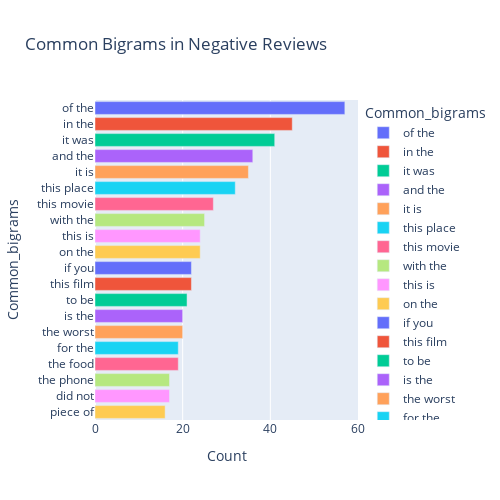

The notebook cell saved with this chart:
### Markdown cell above
### Negative review exploration

### Code cell
# Get the most common bigrams in negative reviews
most_common_bigrams = get_top_text_ngrams(train_df[train_df['is_positive_sentiment'] == 0]['text'], 20, 2)
most_common_bigrams = dict(most_common_bigrams)

# Create a DataFrame to store the common bigrams
temp = pd.DataFrame(columns=["Common_bigrams", 'Count'])
temp["Common_bigrams"] = list(most_common_bigrams.keys())
temp["Count"] = list(most_common_bigrams.values())

# Create a bar plot using Plotly Express
fig = px.bar(temp, x="Count", y="Common_bigrams", title='Common Bigrams in Negative Reviews',
             orientation='h', width=500, height=500, color='Common_bigrams')

fig.show()

### Figure 1 — Plotly figure (JSON) as saved in the notebook; plotly's stock layout.template omitted (floating-point values rounded to 4 significant figures)
{"data": [{"alignmentgroup": "True", "hovertemplate": "Common_bigrams=%{y}<br>Count=%{x}<extra></extra>", "legendgroup": "of the", "marker": {"color": "#636efa", "pattern": {"shape": ""}}, "name": "of the", "offsetgroup": "of the", "orientation": "h", "showlegend": true, "textposition": "auto", "type": "bar", "x": [57], "xaxis": "x", "y": ["of the"], "yaxis": "y"}, {"alignmentgroup": "True", "hovertemplate": "Common_bigrams=%{y}<br>Count=%{x}<extra></extra>", "legendgroup": "in the", "marker": {"color": "#EF553B", "pattern": {"shape": ""}}, "name": "in the", "offsetgroup": "in the", "orientation": "h", "showlegend": true, "textposition": "auto", "type": "bar", "x": [45], "xaxis": "x", "y": ["in the"], "yaxis": "y"}, {"alignmentgroup": "True", "hovertemplate": "Common_bigrams=%{y}<br>Count=%{x}<extra></extra>", "legendgroup": "it was", "marker": {"color": "#00cc96", "pattern": {"shape": ""}}, "name": "it was", "offsetgroup": "it was", "orientation": "h", "showlegend": true, "textposition": "auto", "type": "bar", "x": [41], "xaxis": "x", "y": ["it was"], "yaxis": "y"}, {"alignmentgroup": "True", "hovertemplate": "Common_bigrams=%{y}<br>Count=%{x}<extra></extra>", "legendgroup": "and the", "marker": {"color": "#ab63fa", "pattern": {"shape": ""}}, "name": "and the", "offsetgroup": "and the", "orientation": "h", "showlegend": true, "textposition": "auto", "type": "bar", "x": [36], "xaxis": "x", "y": ["and the"], "yaxis": "y"}, {"alignmentgroup": "True", "hovertemplate": "Common_bigrams=%{y}<br>Count=%{x}<extra></extra>", "legendgroup": "it is", "marker": {"color": "#FFA15A", "pattern": {"shape": ""}}, "name": "it is", "offsetgroup": "it is", "orientation": "h", "showlegend": true, "textposition": "auto", "type": "bar", "x": [35], "xaxis": "x", "y": ["it is"], "yaxis": "y"}, {"alignmentgroup": "True", "hovertemplate": "Common_bigrams=%{y}<br>Count=%{x}<extra></extra>", "legendgroup": "this place", "marker": {"color": "#19d3f3", "pattern": {"shape": ""}}, "name": "this place", "offsetgroup": "this place", "orientation": "h", "showlegend": true, "textposition": "auto", "type": "bar", "x": [32], "xaxis": "x", "y": ["this place"], "yaxis": "y"}, {"alignmentgroup": "True", "hovertemplate": "Common_bigrams=%{y}<br>Count=%{x}<extra></extra>", "legendgroup": "this movie", "marker": {"color": "#FF6692", "pattern": {"shape": ""}}, "name": "this movie", "offsetgroup": "this movie", "orientation": "h", "showlegend": true, "textposition": "auto", "type": "bar", "x": [27], "xaxis": "x", "y": ["this movie"], "yaxis": "y"}, {"alignmentgroup": "True", "hovertemplate": "Common_bigrams=%{y}<br>Count=%{x}<extra></extra>", "legendgroup": "with the", "marker": {"color": "#B6E880", "pattern": {"shape": ""}}, "name": "with the", "offsetgroup": "with the", "orientation": "h", "showlegend": true, "textposition": "auto", "type": "bar", "x": [25], "xaxis": "x", "y": ["with the"], "yaxis": "y"}, {"alignmentgroup": "True", "hovertemplate": "Common_bigrams=%{y}<br>Count=%{x}<extra></extra>", "legendgroup": "this is", "marker": {"color": "#FF97FF", "pattern": {"shape": ""}}, "name": "this is", "offsetgroup": "this is", "orientation": "h", "showlegend": true, "textposition": "auto", "type": "bar", "x": [24], "xaxis": "x", "y": ["this is"], "yaxis": "y"}, {"alignmentgroup": "True", "hovertemplate": "Common_bigrams=%{y}<br>Count=%{x}<extra></extra>", "legendgroup": "on the", "marker": {"color": "#FECB52", "pattern": {"shape": ""}}, "name": "on the", "offsetgroup": "on the", "orientation": "h", "showlegend": true, "textposition": "auto", "type": "bar", "x": [24], "xaxis": "x", "y": ["on the"], "yaxis": "y"}, {"alignmentgroup": "True", "hovertemplate": "Common_bigrams=%{y}<br>Count=%{x}<extra></extra>", "legendgroup": "if you", "marker": {"color": "#636efa", "pattern": {"shape": ""}}, "name": "if you", "offsetgroup": "if you", "orientation": "h", "showlegend": true, "textposition": "auto", "type": "bar", "x": [22], "xaxis": "x", "y": ["if you"], "yaxis": "y"}, {"alignmentgroup": "True", "hovertemplate": "Common_bigrams=%{y}<br>Count=%{x}<extra></extra>", "legendgroup": "this film", "marker": {"color": "#EF553B", "pattern": {"shape": ""}}, "name": "this film", "offsetgroup": "this film", "orientation": "h", "showlegend": true, "textposition": "auto", "type": "bar", "x": [22], "xaxis": "x", "y": ["this film"], "yaxis": "y"}, {"alignmentgroup": "True", "hovertemplate": "Common_bigrams=%{y}<br>Count=%{x}<extra></extra>", "legendgroup": "to be", "marker": {"color": "#00cc96", "pattern": {"shape": ""}}, "name": "to be", "offsetgroup": "to be", "orientation": "h", "showlegend": true, "textposition": "auto", "type": "bar", "x": [21], "xaxis": "x", "y": ["to be"], "yaxis": "y"}, {"alignmentgroup": "True", "hovertemplate": "Common_bigrams=%{y}<br>Count=%{x}<extra></extra>", "legendgroup": "is the", "marker": {"color": "#ab63fa", "pattern": {"shape": ""}}, "name": "is the", "offsetgroup": "is the", "orientation": "h", "showlegend": true, "textposition": "auto", "type": "bar", "x": [20], "xaxis": "x", "y": ["is the"], "yaxis": "y"}, {"alignmentgroup": "True", "hovertemplate": "Common_bigrams=%{y}<br>Count=%{x}<extra></extra>", "legendgroup": "the worst", "marker": {"color": "#FFA15A", "pattern": {"shape": ""}}, "name": "the worst", "offsetgroup": "the worst", "orientation": "h", "showlegend": true, "textposition": "auto", "type": "bar", "x": [20], "xaxis": "x", "y": ["the worst"], "yaxis": "y"}, {"alignmentgroup": "True", "hovertemplate": "Common_bigrams=%{y}<br>Count=%{x}<extra></extra>", "legendgroup": "for the", "marker": {"color": "#19d3f3", "pattern": {"shape": ""}}, "name": "for the", "offsetgroup": "for the", "orientation": "h", "showlegend": true, "textposition": "auto", "type": "bar", "x": [19], "xaxis": "x", "y": ["for the"], "yaxis": "y"}, {"alignmentgroup": "True", "hovertemplate": "Common_bigrams=%{y}<br>Count=%{x}<extra></extra>", "legendgroup": "the food", "marker": {"color": "#FF6692", "pattern": {"shape": ""}}, "name": "the food", "offsetgroup": "the food", "orientation": "h", "showlegend": true, "textposition": "auto", "type": "bar", "x": [19], "xaxis": "x", "y": ["the food"], "yaxis": "y"}, {"alignmentgroup": "True", "hovertemplate": "Common_bigrams=%{y}<br>Count=%{x}<extra></extra>", "legendgroup": "the phone", "marker": {"color": "#B6E880", "pattern": {"shape": ""}}, "name": "the phone", "offsetgroup": "the phone", "orientation": "h", "showlegend": true, "textposition": "auto", "type": "bar", "x": [17], "xaxis": "x", "y": ["the phone"], "yaxis": "y"}, {"alignmentgroup": "True", "hovertemplate": "Common_bigrams=%{y}<br>Count=%{x}<extra></extra>", "legendgroup": "did not", "marker": {"color": "#FF97FF", "pattern": {"shape": ""}}, "name": "did not", "offsetgroup": "did not", "orientation": "h", "showlegend": true, "textposition": "auto", "type": "bar", "x": [17], "xaxis": "x", "y": ["did not"], "yaxis": "y"}, {"alignmentgroup": "True", "hovertemplate": "Common_bigrams=%{y}<br>Count=%{x}<extra></extra>", "legendgroup": "piece of", "marker": {"color": "#FECB52", "pattern": {"shape": ""}}, "name": "piece of", "offsetgroup": "piece of", "orientation": "h", "showlegend": true, "textposition": "auto", "type": "bar", "x": [16], "xaxis": "x", "y": ["piece of"], "yaxis": "y"}], "layout": {"barmode": "relative", "height": 500, "legend": {"title": {"text": "Common_bigrams"}, "tracegroupgap": 0}, "title": {"text": "Common Bigrams in Negative Reviews"}, "width": 500, "xaxis": {"anchor": "y", "domain": [0, 1], "title": {"text": "Count"}}, "yaxis": {"anchor": "x", "categoryarray": ["piece of", "did not", "the phone", "the food", "for the", "the worst", "is the", "to be", "this film", "if you", "on the", "this is", "with the", "this movie", "this place", "it is", "and the", "it was", "in the", "of the"], "categoryorder": "array", "domain": [0, 1], "title": {"text": "Common_bigrams"}}}}
